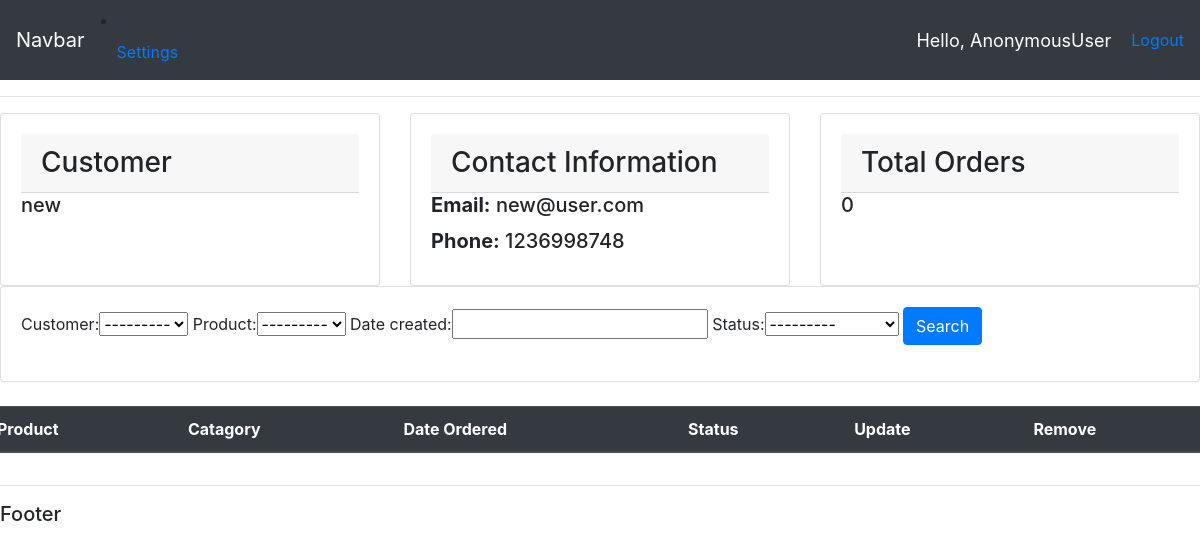
The app's page /customer/1/ with its own data.
### account/models.py (models this page shows)
class Customer(models.Model):
    user = models.OneToOneField(User, null=True , on_delete=models.CASCADE)
    name = models.CharField(max_length=200, null=True)
    phone = models.CharField(max_length=200 , null=True)
    email = models.CharField(max_length=200 , null= True)
    profile_pic = models.ImageField(default = "profile.png" ,  null = True , blank = True)
    date_created = models.DateTimeField(auto_now_add=True , null=True)
    def __str__(self):
        return self.name

### account/views.py (the view)
# urls.py: path('customer/<str:pk>/', views.customer , name='consumer'),
def customer(request , pk):
    customer = Customer.objects.get(id = pk)
    orders = customer.order_set.all()
    orders_count = orders.count()
    my_filter = OrderFilter(request.GET , queryset= orders)
    orders = my_filter.qs
    context = {'customer': customer , 'orders': orders , 'orders_count' : orders_count , 'my_filter':my_filter}
    return render(request , 'accounts/customer.html' , context)

### account/templates/accounts/customer.html (shortened to what this page needs)
{% extends 'accounts/main.html' %}
{% block content%}
<div class="card-deck">
  <div class="card">
    <div class="card-body">
      <h3 class="card-header">Customer</h3>
      <h5 class="card-title">{{customer.name}}</h5>
    </div>
  </div>
  <div class="card">
    <div class="card-body">
      <h3 class="card-header">Contact Information</h3>
      <h5 class="card-title"><b>Email:</b> {{customer.email}}</h5>
      <h5 class="card-title"><b>Phone:</b> {{customer.phone}}</h5>
    </div>
  </div>
  <div class="card">
    <div class="card-body">
      <h3 class="card-header">Total Orders</h3>
      <h5 class="card-title">{{orders_count }}</h5>
    </div>
  </div>
  </div>
  <div class="row">
    <div class="col">
      <div class="card card-body">
        <form action="get">
          {{my_filter.form}}
          <button class="btn btn-primary" type="submit">Search</button>
        </form>
      </div>
    </div>
  </div>
  <br>
<div class="row">
      <table class="table">
        <thead class="thead-dark">
          <tr>
            <th scope="col">Product</th>
            <th scope="col">Catagory</th>
            <th scope="col">Date Ordered</th>
            <th scope="col">Status</th>
            <th scope="col">Update</th>
            <th scope="col">Remove</th>
          </tr>
        </thead>
      </table>
  </div>
{% endblock %}

### records on screen
Customer: name "new", email "new@user.com", phone "1236998748"

### other values on screen
{{ request.user }} "AnonymousUser"
{{ orders_count }} "0"
